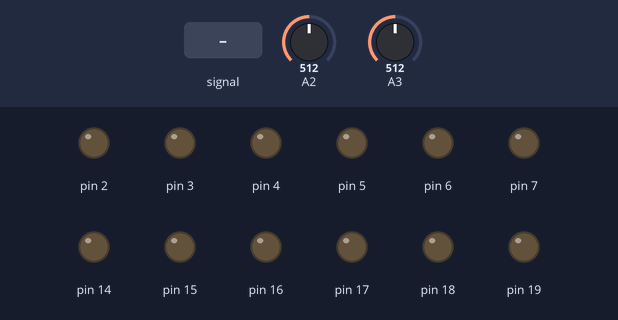
Recording of a sketch running on a simulated Arduino Uno, built with avr-gcc and run on an emulated ATmega328P. Parts: output pins drawn as LEDs (lit = HIGH). Inputs (shaded band) come from the test bench; at power-on: A2 = 512, A3 = 512. What the sketch prints to the serial monitor is not drawn.

Above: at 0.8 s.
0.9 s: A2 fed a 200 Hz sine of ±460 counts around its level
At 2.1 s:
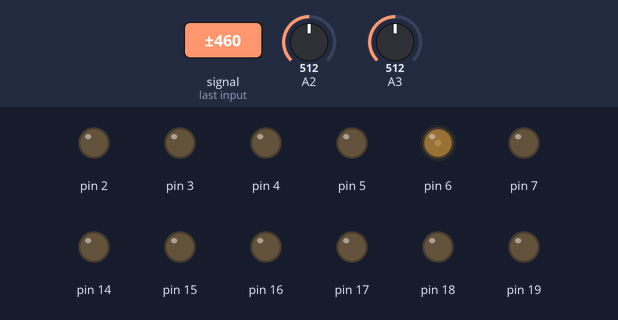
2.4 s: A2 set to 90
At 2.9 s:
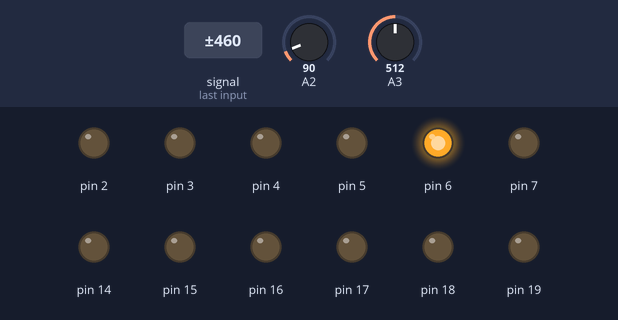
3.9 s: A2 set to 104
At 4.2 s:
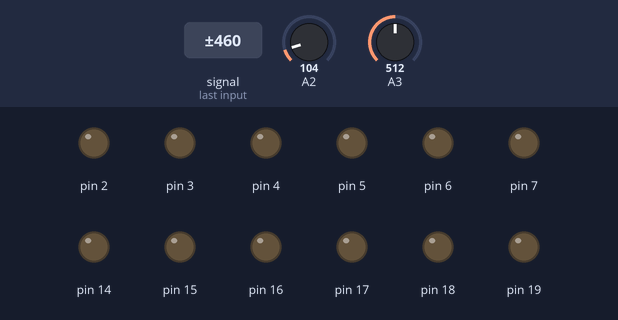
9.9 s: A2 set to 0
At 11.1 s:
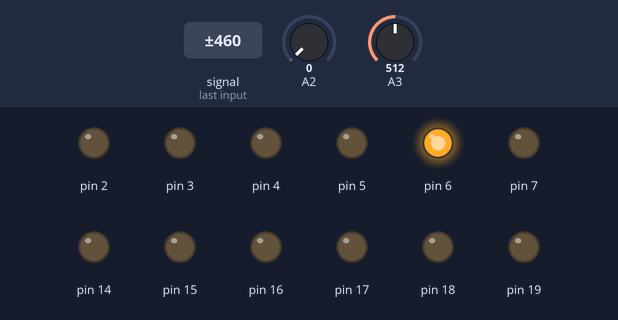
11.4 s: A2 set to 810
At 12.3 s:
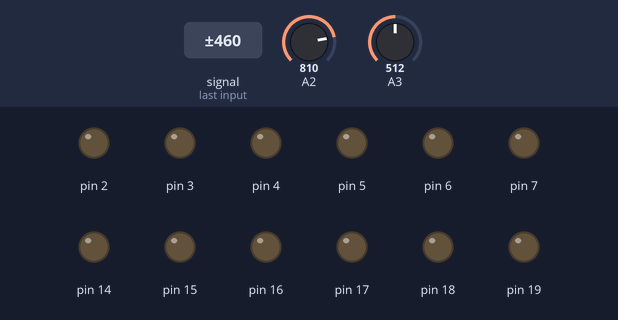
Timing chart, 0 to 13.9 s (numbered marks = the images above; inputs shaded):
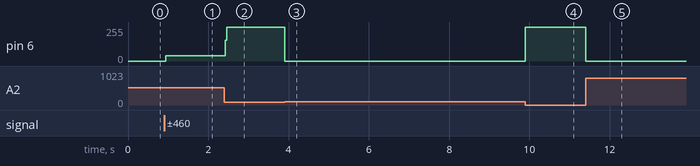

Measured:
- the behaviour switches between 99 and 100 on A2 (found by bisection; images 2 and 3)
- after the input at 0.9 s, pin 6: 0/255 → 41/255 at once
- after the input at 2.4 s, pin 6: 41/255 → 255/255 at once
- after the input at 3.9 s, pin 6: 255/255 → 0/255 at once
- after the input at 9.9 s, pin 6: 0/255 → 255/255 at once
- after the input at 11.4 s, pin 6: 255/255 → 0/255 at once

The sketch:

Moving_Car.ino
```cpp
// Motors should occupuy 2 ports for fwd bwd left and right movements

#include<avr/io.h>                                  // Include avr/io.h library
#include<util/delay.h>                              // Include Delay library
#define checkbit(x,y) ((x) & (y))                   // Create checkbit macro
#define bitn(p) (0x01 << (p))                       // Create bitn macro
#define setbit(x,y) (x|=y)                          // Create Setbit Macro
#define clearbit(x,y) (x&=~y)                       // Create Clearbit Macro
int angle,count,count_angle;
int main(void)                                      // Begin Code
{
    int x;                                          // Create Local Variable X
    int y;                                          // Create Local Variable Y
    Serial.begin(2000000);                          // Begin Serial Moniter
    DDRC = 0xFF;                                    // Set Port C as Output
    DDRD = 0xFF;                                    // Set Port D as Output
    DDRB = 0x00;                                    // Set Port B as Input
    while(1)                                        // Begin Endless Loop
    {
        ADMUX = 0x42;                               // Analog to Digital Converter Pin to A2
        ADCSRA = 0xC7;                              // Begin Analog to Digatal Conversion
        while((ADCSRA& (1<<ADSC)));                 // Wait Until Conversion is Completed
        y=ADCW;                                     // Save A2 Digatal Input to Variable Y
        ADMUX=0x43;                                 // Analog to Digital Converter Pin to A3
        ADCSRA = 0xC7;                              // Begin Analog to Digital Conversion
        while((ADCSRA& (1<<ADSC)));                 // Wait Until Conversion is Completed
        x=ADCW;                                     // Save A3 Digital Input to Variable Z
        Serial.print("X-axis: ");                   // Print X-axis: onto serial moniter
        Serial.print(x);                            // Print Variable X to the right of X-axis onto the serial moniter
        Serial.print(" Y-axis: ");                  // Print Y-Axis On the same line Where X-Axis is printed
        Serial.println(y);                          // Print Variable Y onto the right of Y-Axis then create new line
        if (y > 800)                                // If Y is greater than 800 ( Up )
        {
           setbit(PORTD, bitn(5));
           clearbit(PORTD, bitn(6));
        }

        if(y< 100)                                  // If X is less than 100 ( Down )
        {
            setbit(PORTD, bitn(6));
            clearbit(PORTD, bitn(5));

        }

        else                                        // Else
        {
          PORTD = 0x00;                             // Set PORTD to Low ( Negative )
        }
    }
}
```
